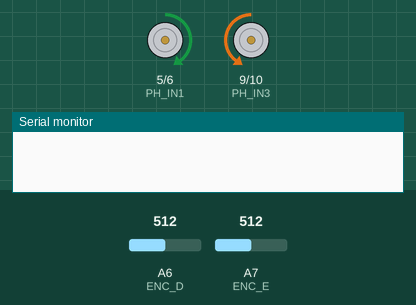
Simulated run of this sketch. Board: Arduino Nano, built with avr-gcc and run on an emulated ATmega328P. On the bench: motor-driver pin pairs drawn as motors (green arrow = first pin HIGH = forward, orange = second pin HIGH = backward, longer = more drive), the last lines printed to the serial monitor. The inputs (shaded band) are chosen by the test bench; at power-on: A6 (ENC_D) = 512, A7 (ENC_E) = 512.

Above: at 1.1 s.
At 6.4 s:
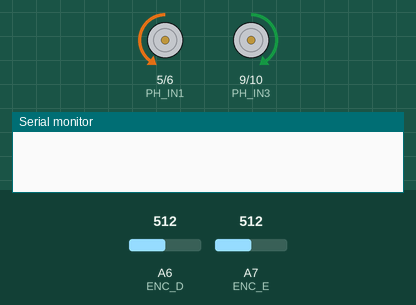
At 10.8 s:
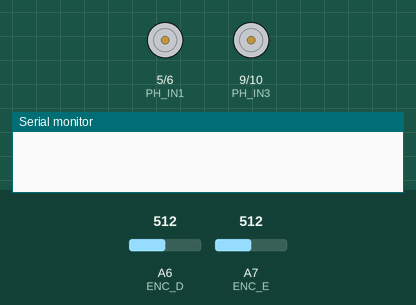
At 12.8 s:
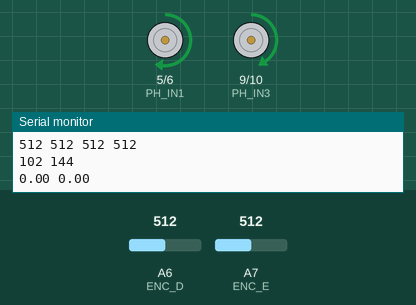
Timing chart, 0 to 14.3 s (numbered marks = the images above):
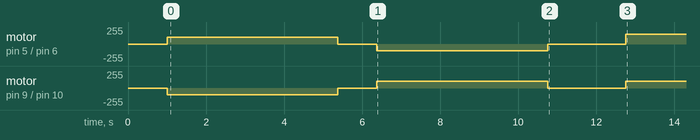

Measured:
- by itself, motor on pin 5 (PH_IN1) / pin 6 (PH_IN2): stopped → forward 100/255 at 1.0 s, → stopped 4.4 s later, → backward 100/255 1.0 s later, → stopped 4.4 s later, … (5 changes in this stretch)
- by itself, motor on pin 9 (PH_IN3) / pin 10 (PH_IN4): stopped → backward 100/255 at 1.0 s, → stopped 4.4 s later, → forward 100/255 1.0 s later, → stopped 4.4 s later, … (5 changes in this stretch)

The sketch:

controle_tablela.ino
```cpp
//Inclusao de biblitoecas
#include "MsTimer2.h"

//Pinos da Ponte H
#define PH_IN1 5
#define PH_IN2 6
#define PH_IN3 9
#define PH_IN4 10

//Pinos do RF
#define RF_CSN 4
#define RF_CE 5
#define RF_MO 11
#define RF_MI 12
#define RF_SCK 13

//Pinos do Encoder
#define ENC_D A6
#define ENC_E A7

//Limites inferior e superior para comparacao dos encoders
/*
#define limsup_dir 853
#define limsup_esq 823
#define liminf_dir 700//676
#define liminf_esq 542
*/

//Variaveis globais de leitura de encoder
int limsup_dir = 0;
int limsup_esq = 0;
int liminf_dir = 1023;
int liminf_esq = 1023;

//Variaveis globais
volatile boolean estado_direita = false;
volatile boolean estado_esquerda = false;
volatile long int contador_direita = 0;
volatile long int contador_esquerda = 0;
volatile float vel_atual_dir;
volatile float vel_atual_esq;

//Configura velocidade dos motores (para frente ou para tras) com PWM
void configura_velocidade (int motorA, int motorB){
  if(motorA > 0){
    analogWrite(PH_IN1, motorA);
    analogWrite(PH_IN2, 0);
  }
  else{
    analogWrite(PH_IN1, 0);
    analogWrite(PH_IN2, -motorA);
  }

  if(motorB > 0){
    analogWrite(PH_IN3, motorB);
    analogWrite(PH_IN4, 0);
  }
  else{
    analogWrite(PH_IN3, 0);
    analogWrite(PH_IN4, -motorB);
  }
}

//Para os motores. Para parar o motorA, deve-se passar o parametro motorA!=0. Analogamente para motorB.
void para_motores (int motorA, int motorB){
  if(motorA){
    digitalWrite(PH_IN1,1);
    digitalWrite(PH_IN2,1);
  }
  if(motorB){
    digitalWrite(PH_IN3,1);
    digitalWrite(PH_IN4,1);
  }
}

//Configura o valor para cada motor, segundo http://migre.me/wosaU
void configura_motores (int in1, int in2, int in3, int in4){
  digitalWrite(PH_IN1, in1);
  digitalWrite(PH_IN2, in2);
  digitalWrite(PH_IN3, in3);
  digitalWrite(PH_IN4, in4);
}


//Funcao para calibrar os valores-padrao de maximo e minimo a serem utilizados
//Na funcao leitura_encoder()
void calibra_encoder(){

  int dir_agora, esq_agora;
  //Ligamos os motores para um giro anti-horario do robo em seu proprio eixo
  configura_velocidade(100, -100);
  for(long i = 0; i < 10000; i++){

    dir_agora = analogRead(ENC_D);

    if(dir_agora > limsup_dir)
      limsup_dir = dir_agora;
    if(dir_agora < liminf_dir)
      liminf_dir = dir_agora;

    esq_agora = analogRead(ENC_E);

    if(esq_agora > limsup_esq)
      limsup_esq = esq_agora;
    if(esq_agora < liminf_esq)
      liminf_esq = esq_agora;

  }
  //Paramos os motores
  para_motores(1,1);

  delay(1000);


  //Ligamos os motores para um giro horario do robo em seu proprio eixo
  configura_velocidade(-100, 100);
  for(long i = 0; i < 10000; i++){

    dir_agora = analogRead(ENC_D);

    if(dir_agora > limsup_dir)
      limsup_dir = dir_agora;
    if(dir_agora < liminf_dir)
      liminf_dir = dir_agora;

    esq_agora = analogRead(ENC_E);

    if(esq_agora > limsup_esq)
      limsup_esq = esq_agora;
    if(esq_agora < liminf_esq)
      liminf_esq = esq_agora;

  }
  //Paramos os motores
  para_motores(1,1);

  delay(500);

}

void leitura_encoder(){

  if(analogRead(ENC_D) > 0.55*limsup_dir + 0.45*liminf_dir && estado_direita == false)
  {
    estado_direita = true;
    contador_direita++;
  }
  if(analogRead(ENC_D) < 0.45*limsup_dir + 0.55*liminf_dir && estado_direita == true)
  {
    estado_direita = false;
    contador_direita++;
  }

  if(analogRead(ENC_E) > 0.55*limsup_esq + 0.45*liminf_esq && estado_esquerda == false)
  {
    estado_esquerda = true;
    contador_esquerda++;
  }
  if(analogRead(ENC_E) < 0.45*limsup_esq + 0.55*liminf_esq && estado_esquerda == true)
  {
    estado_esquerda = false;
    contador_esquerda++;
  }

}

//Inicializacoes
void setup(){
 pinMode(PH_IN1, OUTPUT);
 pinMode(PH_IN2, OUTPUT);
 pinMode(PH_IN3, OUTPUT);
 pinMode(PH_IN4, OUTPUT);

 MsTimer2::set(1, leitura_encoder); //RSI periodica leitura_encoder com T=1ms
 MsTimer2::start(); //Habilita RSI

 delay(1000);
 calibra_encoder();

 contador_esquerda = 0;
 contador_direita = 0;
 Serial.begin(9600);
 Serial.print(limsup_esq);
 Serial.print(" ");
 Serial.print(limsup_dir);
 Serial.print(" ");
 Serial.print(liminf_esq);
 Serial.print(" ");
 Serial.println(liminf_dir);
 delay(1000);
 contador_esquerda = 0;
 contador_direita = 0;
}

const byte tab_left[300] = {0, 0, 0, 0, 0, 0, 0, 0, 0, 0, 0, 0, 0, 0, 0, 0, 0, 0, 0, 0, 0, 0, 0, 0, 0, 0, 0, 0, 0, 0, 0, 0, 0, 0, 0, 0, 0, 0, 34, 34, 34, 34, 34, 34, 34, 34, 34, 34, 34, 34, 34, 34, 34, 34, 34, 34, 34, 34, 34, 34, 34, 34, 36, 36, 36, 36, 36, 36, 36, 36, 38, 38, 38, 38, 38, 38, 38, 38, 38, 38, 38, 38, 40, 40, 40, 40, 40, 40, 40, 40, 40, 40, 42, 42, 42, 42, 42, 42, 42, 42, 44, 44, 44, 44, 44, 44, 44, 44, 44, 44, 46, 46, 46, 46, 46, 46, 48, 48, 48, 48, 48, 48, 50, 50, 50, 50, 50, 50, 50, 50, 50, 50, 52, 52, 54, 54, 54, 54, 56, 56, 56, 56, 56, 56, 56, 56, 58, 58, 58, 58, 58, 58, 61, 61, 61, 61, 61, 61, 64, 64, 64, 64, 66, 66, 68, 68, 70, 70, 72, 72, 72, 72, 74, 74, 74, 74, 76, 76, 76, 76, 79, 79, 79, 79, 83, 83, 83, 83, 86, 86, 88, 88, 91, 91, 94, 94, 96, 96, 98, 98, 102, 102, 107, 107, 117, 117, 129, 129, 141, 141, 154, 154, 154, 154, 154, 154, 158, 158, 158, 158, 158, 158, 162, 162, 168, 168, 174, 174, 180, 180, 185, 185, 190, 190, 190, 190, 197, 197, 203, 203, 208, 208, 208, 208, 214, 214, 219, 219, 227, 227, 231, 231, 239, 239, 249, 249, 250, 250, 250, 250, 250, 250, 250, 250, 250, 250, 250, 250, 250, 250, 250, 250, 250, 250, 250, 250, 250, 250, 250, 250, 250, 250, 250, 250, 250, 250, 250, 250, 250, 250, 250, 250, 250, 250, 250, 250, 250, 250, 250, 250};
const byte tab_right[300] = {0, 0, 0, 0, 0, 0, 0, 0, 0, 0, 0, 0, 0, 0, 26, 26, 26, 26, 26, 26, 26, 26, 26, 26, 26, 26, 28, 28, 28, 28, 28, 28, 28, 28, 28, 28, 28, 28, 28, 28, 28, 28, 28, 28, 28, 28, 28, 28, 28, 28, 28, 28, 30, 30, 30, 30, 30, 30, 30, 30, 32, 32, 32, 32, 32, 32, 32, 32, 32, 32, 32, 32, 32, 32, 32, 32, 32, 32, 34, 34, 34, 34, 34, 34, 34, 34, 34, 34, 36, 36, 36, 36, 36, 36, 36, 36, 36, 36, 38, 38, 38, 38, 38, 38, 40, 40, 40, 40, 40, 40, 40, 40, 42, 42, 42, 42, 42, 42, 44, 44, 44, 44, 46, 46, 46, 46, 48, 48, 48, 48, 50, 50, 50, 50, 50, 50, 50, 50, 54, 54, 52, 52, 56, 56, 58, 58, 58, 58, 60, 60, 62, 62, 62, 62, 62, 62, 68, 68, 64, 64, 64, 64, 71, 71, 72, 72, 76, 76, 78, 78, 80, 80, 84, 84, 84, 84, 84, 84, 91, 91, 96, 96, 90, 90, 101, 101, 98, 98, 106, 106, 110, 110, 116, 116, 122, 122, 131, 131, 141, 141, 144, 144, 149, 149, 155, 155, 159, 159, 159, 159, 164, 164, 172, 172, 179, 179, 184, 184, 189, 189, 189, 189, 189, 189, 196, 196, 198, 198, 201, 201, 210, 210, 226, 226, 224, 224, 234, 234, 240, 240, 251, 251, 247, 247, 247, 247, 247, 247, 247, 247, 247, 247, 247, 247, 247, 247, 247, 247, 247, 247, 247, 247, 247, 247, 247, 247, 247, 247, 247, 247, 247, 247, 247, 247, 247, 247, 247, 247, 247, 247, 247, 247, 247, 247, 247, 247, 247, 247, 247, 247, 247, 247, 247, 247, 247, 247, 247, 247, 247, 247};


void loop(){
  contador_esquerda = 0;
  contador_direita = 0;
  delay(500);
  int vel = 200;
  int pwml = tab_left[vel];
  int pwmr = tab_right[vel];
  configura_velocidade(pwmr, pwml);
  Serial.print(pwml);
  Serial.print(" ");
  Serial.println(pwmr);
  Serial.print(contador_esquerda / 0.5);
  Serial.print(" ");
  Serial.println(contador_direita / 0.5);


  /*   contador_esquerda = 0;
   contador_direita = 0;
  delay(500);
  double vel = 200;
  int pwml = 5.0 - 40.0*log(1 - vel / 266.0);
  int pwmr = 2.0 - 53.0*log(1 - vel / 264.0);
  configura_velocidade(pwml, pwmr);
  Serial.print(pwml);
  Serial.print(" ");
  Serial.println(pwmr);
  Serial.print(contador_esquerda / 0.5);
  Serial.print(" ");
  Serial.println(contador_direita / 0.5);
*/
  /*
  Serial.print("Esq: ");
  Serial.print(limsup_esq);
  Serial.print(" ");
  Serial.print(liminf_esq);
  Serial.print(" Dir: ");
  Serial.print(limsup_dir);
  Serial.print(" ");
  Serial.print(liminf_dir);
  Serial.print("\n");
  delay(1000);
  */
  /*long int erro = contador_direita - contador_esquerda;
  double kp = 2.5;
  configura_velocidade(max(min(255, 50 - kp * erro),-255),50);
  delay(50);*/

}
```
